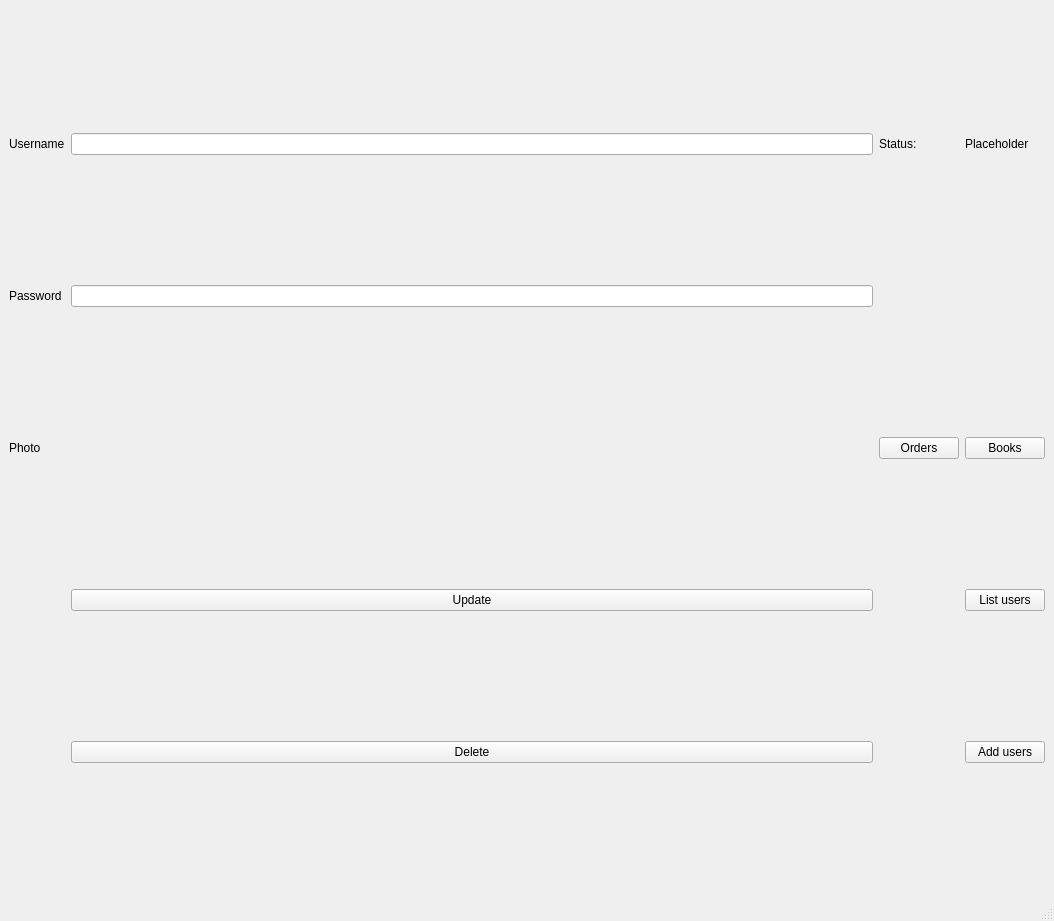
<?xml version="1.0" encoding="UTF-8"?>
<ui version="4.0">
 <class>MainWindow</class>
 <widget class="QMainWindow" name="MainWindow">
  <property name="geometry">
   <rect>
    <x>0</x>
    <y>0</y>
    <width>1054</width>
    <height>921</height>
   </rect>
  </property>
  <property name="windowTitle">
   <string>Add New User</string>
  </property>
  <widget class="QWidget" name="centralwidget">
   <layout class="QGridLayout" name="gridLayout">
    <item row="0" column="1">
     <widget class="QLabel" name="label">
      <property name="text">
       <string>Username</string>
      </property>
     </widget>
    </item>
    <item row="2" column="3">
     <widget class="QLineEdit" name="le_password"/>
    </item>
    <item row="6" column="1">
     <widget class="QLabel" name="label_3">
      <property name="text">
       <string>Photo</string>
      </property>
     </widget>
    </item>
    <item row="6" column="3">
     <widget class="QLabel" name="lbl_photo">
      <property name="sizePolicy">
       <sizepolicy hsizetype="Fixed" vsizetype="Fixed">
        <horstretch>0</horstretch>
        <verstretch>0</verstretch>
       </sizepolicy>
      </property>
      <property name="text">
       <string/>
      </property>
      <property name="pixmap">
       <pixmap>../Assignment 4/images/default.png</pixmap>
      </property>
      <property name="scaledContents">
       <bool>true</bool>
      </property>
     </widget>
    </item>
    <item row="11" column="5">
     <widget class="QPushButton" name="btn_list_users">
      <property name="text">
       <string>List users</string>
      </property>
     </widget>
    </item>
    <item row="11" column="3">
     <widget class="QPushButton" name="btn_update">
      <property name="text">
       <string>Update</string>
      </property>
     </widget>
    </item>
    <item row="12" column="3">
     <widget class="QPushButton" name="btn_delete">
      <property name="text">
       <string>Delete</string>
      </property>
     </widget>
    </item>
    <item row="6" column="5">
     <widget class="QPushButton" name="btn_books">
      <property name="text">
       <string>Books</string>
      </property>
     </widget>
    </item>
    <item row="2" column="1">
     <widget class="QLabel" name="label_2">
      <property name="text">
       <string>Password</string>
      </property>
     </widget>
    </item>
    <item row="12" column="5">
     <widget class="QPushButton" name="btn_add_users">
      <property name="text">
       <string>Add users</string>
      </property>
     </widget>
    </item>
    <item row="0" column="3">
     <widget class="QLineEdit" name="le_username"/>
    </item>
    <item row="0" column="4">
     <widget class="QLabel" name="label_4">
      <property name="text">
       <string>Status:</string>
      </property>
     </widget>
    </item>
    <item row="0" column="5">
     <widget class="QLabel" name="state_status">
      <property name="text">
       <string>Placeholder</string>
      </property>
     </widget>
    </item>
    <item row="6" column="4">
     <widget class="QPushButton" name="btn_orders">
      <property name="text">
       <string>Orders</string>
      </property>
     </widget>
    </item>
   </layout>
  </widget>
  <widget class="QMenuBar" name="menubar">
   <property name="geometry">
    <rect>
     <x>0</x>
     <y>0</y>
     <width>1054</width>
     <height>21</height>
    </rect>
   </property>
  </widget>
  <widget class="QStatusBar" name="statusbar"/>
 </widget>
 <resources/>
 <connections/>
</ui>
